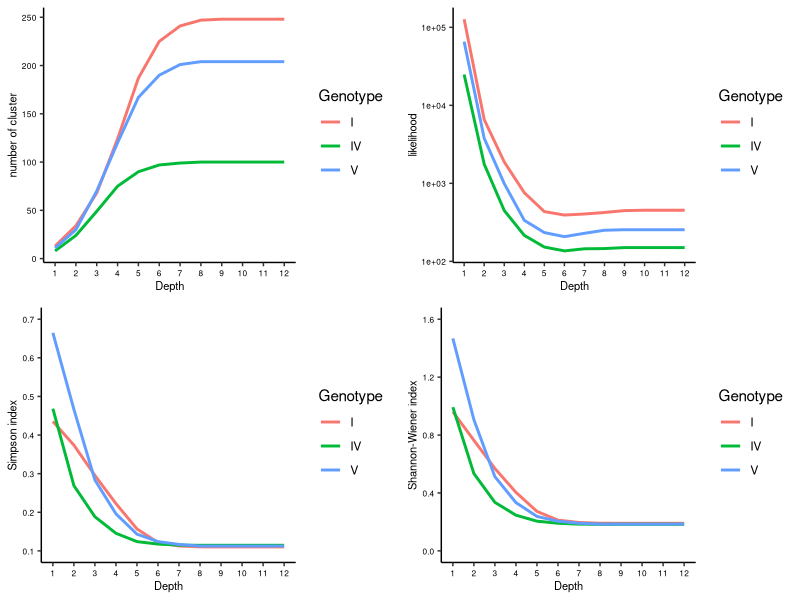
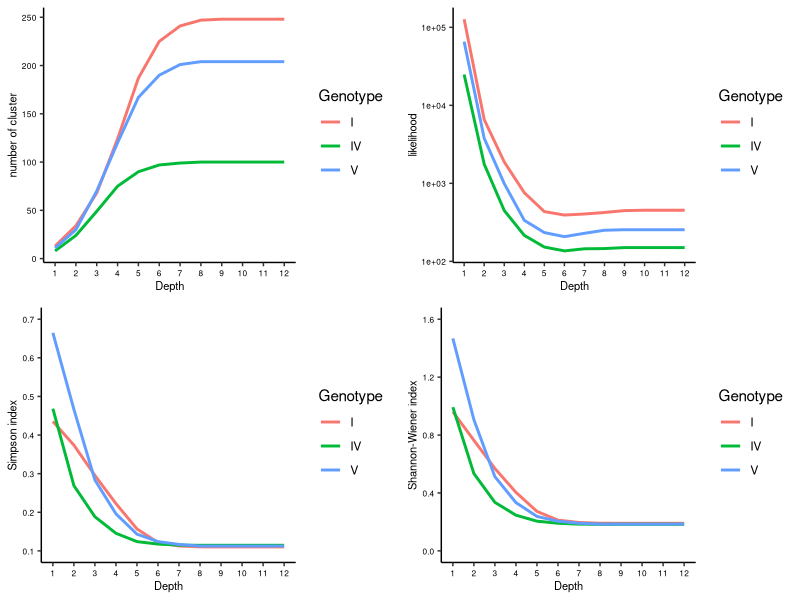

These figures' R source, in order:
###############################################################################
###############################################################################
###############################################################################
#loading library
  library(ggplot2)
  library(cowplot)
###############################################################################
#loading file
  BAPS.result <- read.csv("01.rBAPS/BAPS.Data/BAPS.result.csv")
###############################################################################
#ggplot
 p1 <- ggplot(BAPS.result)+guides(fill=F)+xlab("Depth")+ylab("number of cluster")+
    geom_line(aes(Depth,Count,color=Genotype),size=1)+theme_classic()+
    scale_x_continuous(limits = c(1,12),breaks = c(1:12))+
    theme(axis.title=element_text(size=8),
          axis.text=element_text(size=6,color="black"))
 p2 <- ggplot(BAPS.result,aes(Depth,-lml.Mean,color=Genotype))+guides(fill=F)+
    geom_line(size=1)+xlab("Depth")+ylab("likelihood")+theme_classic()+
    scale_y_log10()+scale_x_continuous(limits = c(1,12),breaks = c(1:12))+
    theme(axis.title=element_text(size=8),
          axis.text=element_text(size=6,color="black"))
 p3 <- ggplot(BAPS.result,aes(Depth,Simpson.Mean,color=Genotype))+xlab("Depth")+ylab("Simpson index")+
    geom_line(size=1)+theme_classic()+guides(fill=F)+
    scale_x_continuous(limits = c(1,12),breaks = c(1:12))+
    scale_y_continuous(limits = c(0.1,0.7),breaks = c(0.1,0.2,0.3,0.4,0.5,0.6,0.7))+
    theme(axis.title=element_text(size=8),
          axis.text=element_text(size=6,color="black"))
 p4 <- ggplot(BAPS.result,aes(Depth,Shannon.Mean,color=Genotype))+
    geom_line(size=1)+theme_classic()+xlab("Depth")+ylab("Shannon-Wiener index")+
    scale_x_continuous(limits = c(1,12),breaks = c(1:12))+guides(fill=F)+
    scale_y_continuous(limits = c(0,1.6),breaks = c(0,0.4,0.8,1.2,1.6))+
    theme(axis.title=element_text(size=8),
          axis.text=element_text(size=6,color="black"))
 plot_grid(p1,p2,p3,p4,ncol=2)
 ggsave("01.rBAPS/BAPS.Plot/BAPS.Plot.pdf",width=20,height=16,units="cm") 





